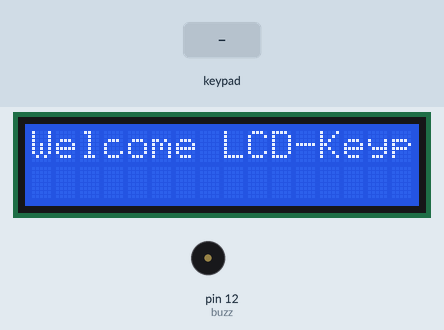
Bench run of a sketch on a simulated Arduino Uno, built with avr-gcc and run on an emulated ATmega328P. Shown: 16×2 character LCD, buzzer (waves = sounding, pin HIGH). Wiring (inferred from the names in the program): 4×3 keypad with keys 1 2 3 4 5 6 7 8 9 * 0 # (labels assumed): rows pin 2, pin 3, pin 4, pin 5; columns pin 6, pin 7, pin 9. The test bench sets the inputs (shaded band). Pins used as bus, display or sensor lines are not drawn.

Above: at 1.2 s.
1.3 s: keypad keys 1 2 # pressed 0.4 s apart
At 2.7 s:
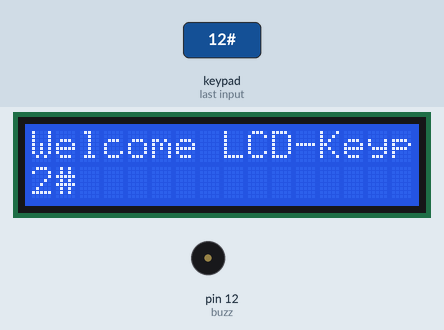
4.0 s: key '#' pressed
At 5.2 s:
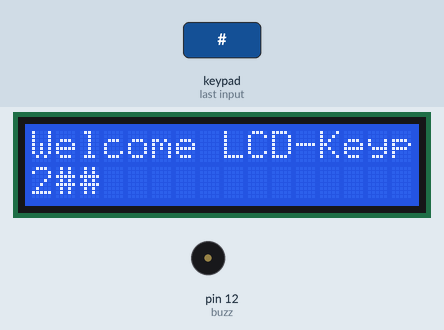
5.5 s: keypad keys 1 2 * pressed 0.4 s apart
At 7.1 s:
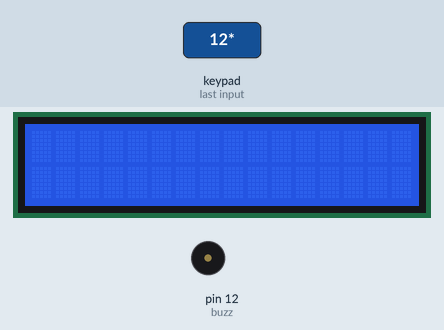
8.2 s: keypad keys 2 5 # pressed 0.4 s apart
At 10.3 s:
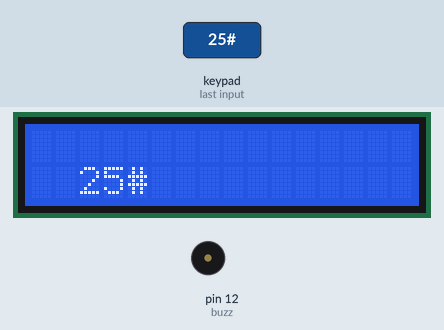
10.9 s: key '#' pressed
At 11.8 s:
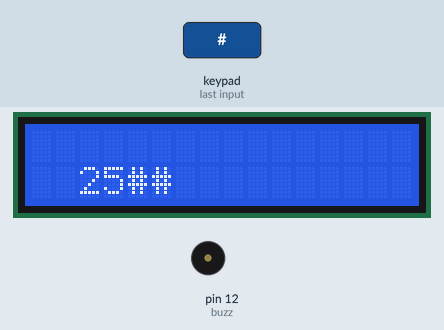
12.4 s: key '#' pressed
At 12.9 s:
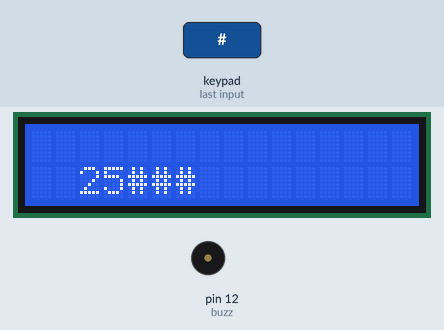
Timing chart, 0 to 14.9 s (numbered marks = the images above; inputs shaded):
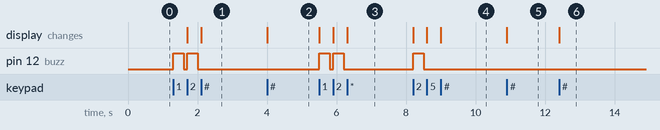

Measured:
- after the input at 1.3 s, pin 12 (buzz): alternates HIGH for 0.30 s and LOW for 0.10 s, 4 changes in all, then stays LOW, starting at once; the display: first changes after 0.40 s (image 1 shows a later state)
- after the input at 4.0 s, the display: changes at once (image 2)
- after the input at 5.5 s, pin 12 (buzz): alternates HIGH for 0.30 s and LOW for 0.10 s, 4 changes in all, then stays LOW, starting at once; the display: first changes at once (image 3 shows a later state)
- after the input at 8.2 s, pin 12 (buzz): LOW → HIGH at once, → LOW 0.30 s later; the display: first changes at once (image 4 shows a later state)
- after the input at 10.9 s, the display: changes at once (image 5)
- after the input at 12.4 s, the display: changes at once (image 6)

The sketch:

LCDkeypad.ino
```cpp
#include "myLCD.h"
//////////// Keypad
//int R1=5,R2=6,R3=7,R4=8,C1=2,C2=3,C3=4;
int R1=2,R2=3,R3=4,R4=5 ;
int C1=6,C2=7,C3=9  ;
int buzz=12;

void setup() {
 lcd.begin(16,2);
 lcd.print("Welcome LCD-Keypad");
 // all rows OUTPUT and cols INPUT
 pinMode(R1,OUTPUT);pinMode(R2,OUTPUT);pinMode(R3,OUTPUT);pinMode(R4,OUTPUT);
 pinMode(C1,INPUT);pinMode(C2,INPUT);pinMode(C3,INPUT);
 digitalWrite(C1,HIGH);digitalWrite(C2,HIGH);  digitalWrite(C3,HIGH);
 lcd.setCursor(0,1); // move lcd cursor to second row first column.
 pinMode(buzz,OUTPUT);
}
void buzzON(){digitalWrite(buzz,HIGH);}
void buzzOFF(){digitalWrite(buzz,LOW);}
int row=1,col=0;
void loop() {
  digitalWrite(R1,LOW);digitalWrite(R2,HIGH);
  digitalWrite(R3,HIGH);digitalWrite(R4,HIGH);
  while (digitalRead(C1) ==  LOW) {
      lcd.setCursor(--col,row);
      lcd.print("1"); buzzON();delay(300);buzzOFF();col++;

    if  (digitalRead(C1) ==  LOW){
      lcd.setCursor(--col,row);
      lcd.print("A"); delay(300);col++;
    }
    if  (digitalRead(C1) ==  LOW){
      lcd.setCursor(--col,row);
      lcd.print("B"); delay(300);col++;
    }
    //if  (digitalRead(C1) ==  LOW)lcd.print("B"); delay(300);
  }
  if (digitalRead(C2) ==  LOW) {
      lcd.setCursor(col,row);
      lcd.print("2"); buzzON();delay(300);buzzOFF();
      col++;
    if  (digitalRead(C2) ==  LOW){
      lcd.setCursor(--col,row);
      lcd.print("D"); delay(300);col++;
    }
    if  (digitalRead(C2) ==  LOW){
      lcd.setCursor(--col,row);
      lcd.print("E"); delay(300);col++;
    }
   }
  if (digitalRead(C3) ==  LOW) {
      lcd.setCursor(col,row);
      lcd.print("3"); buzzON();delay(300);buzzOFF();col++;
   }
 //////////// second row
 digitalWrite(R1,HIGH);digitalWrite(R2,LOW);
  digitalWrite(R3,HIGH);digitalWrite(R4,HIGH);
  if (digitalRead(C1) ==  LOW) {lcd.print("4"); delay(300);}
  if (digitalRead(C2) ==  LOW) {lcd.print("5"); delay(300);}
  if (digitalRead(C3) ==  LOW) {lcd.print("6"); delay(300);}
  //////////// third row
 digitalWrite(R1,HIGH);digitalWrite(R2,HIGH);
  digitalWrite(R3,LOW);digitalWrite(R4,HIGH);
  if (digitalRead(C1) ==  LOW) {lcd.print("7"); delay(300);}
  if (digitalRead(C2) ==  LOW) {lcd.print("8"); delay(300);}
  if (digitalRead(C3) ==  LOW) {lcd.print("9"); delay(300);}
   //////////// fourth row
 digitalWrite(R1,HIGH);digitalWrite(R2,HIGH);
  digitalWrite(R3,HIGH);digitalWrite(R4,LOW);
  if (digitalRead(C1) ==  LOW) {lcd.clear(); lcd.setCursor(0,0);}
  if (digitalRead(C2) ==  LOW) {lcd.print("0"); delay(300);}
  if (digitalRead(C3) ==  LOW) {lcd.print("#"); delay(300);}

}
```

myLCD.h
```cpp
#include<LiquidCrystal.h>
///////////Initalizing LCD Variables ////////
// A0=14 to A5=19  -
int rs=19 , e=18, d4=17,d5=16, d6=15,d7=14;
LiquidCrystal lcd(rs, e, d4, d5, d6, d7);
///////////end Initalizing LCD Variables/////
```
